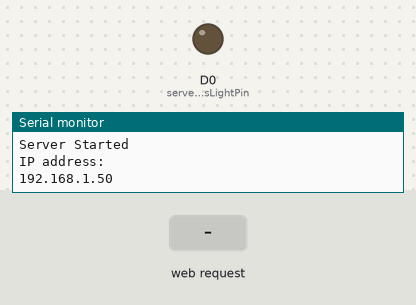
Simulated run of this program. Board: ESP8266 (NodeMCU). Shown: output pins drawn as LEDs (lit = HIGH), the last lines printed to the serial monitor. Inputs (shaded band) come from the test bench. WiFi joins after 1.5 s; servers stay silent unless stated; a WiFi scan finds three made-up networks.

Above: at 15.2 s.
15.3 s: HTTP request GET / received
At 16.76 s:
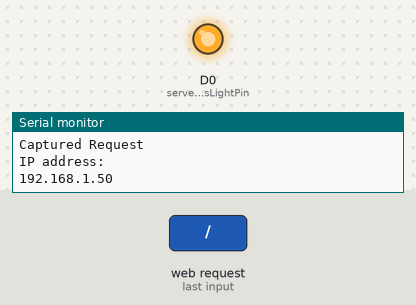
Timing chart, 0 to 23.6 s (numbered marks = the images above; inputs shaded):
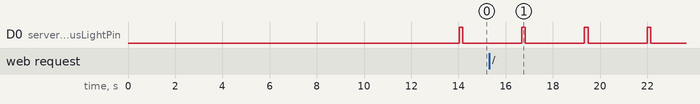

The program:

main.cpp
```cpp
#include <ESP8266WiFi.h>
#include <WiFiClient.h>
#include <ArduinoJson.h>

#include "api/ServerController.h"


// I2C Serial Communication


// Wifi configuration
const String SSID = "wow";
const String password = "helloworld";


// Light configuration
const int serverStatusLightPin = D0;


void printBanner() {
    Serial.println("  _  _            _         __  __    ___   _   _     __  __               _\n"
                   " | \\| |  ___   __| |  ___  |  \\/  |  / __| | | | |   |  \\/  |  __ _   ___ | |_   ___   _ _\n"
                   " | .` | / _ \\ / _` | / -_) | |\\/| | | (__  | |_| |   | |\\/| | / _` | (_-< |  _| / -_) | '_|\n"
                   " |_|\\_| \\___/ \\__,_| \\___| |_|  |_|  \\___|  \\___/    |_|  |_| \\__,_| /__/  \\__| \\___| |_|\n"
                   );
}


void setup() {
    Serial.begin(9600);

    delay(5000);
    Serial.println("\n");
    printBanner();

    WiFi.mode(WIFI_STA);
    WiFi.disconnect();
    delay(100);
    Serial.print("Scan start ... ");
    int n = WiFi.scanNetworks();
    Serial.print(n);
    Serial.println(" network(s) found");
    for (int i = 0; i < n; i++)
    {
        Serial.println(WiFi.SSID(i));
    }
    Serial.println();

    delay(5000);

    Serial.println("Connecting to .. ");
    Serial.println(SSID);

    WiFi.mode(WIFI_STA);
    WiFi.begin(SSID, password);
    delay(500);
    while (WiFi.status() != WL_CONNECTED) {
        delay(500);
        Serial.printf("Waiting status: %u\n", WiFi.status());
    }
    Serial.println("");
    Serial.println("Wifi Connected");
    Serial.println("IP Address..");
    Serial.println(WiFi.localIP());

    ServerController::init();
    pinMode(serverStatusLightPin, OUTPUT);
}

void loop() {
    Serial.println("IP address: ");
    Serial.println(WiFi.localIP());
    for (int i = 0; i < 5; ++i) {
        digitalWrite(serverStatusLightPin, 1);
        delay(30);
        digitalWrite(serverStatusLightPin, 0);
    }
    delay(2500);
}
```

ServerController.cpp
```cpp
//
// Created by Ryednap(Ujjwal) on 05/04/22.
//

#include <SoftwareSerial.h>
#include "ServerController.h"

const int PORT = 80;
AsyncWebServer server(80);
SoftwareSerial arduinoSlave(D9, D10);

void ServerController::init() {
    Serial.println("Connecting to Arduino");
    arduinoSlave.begin(9600);
    Serial.println(&"Arduino Serial Status: " [ arduinoSlave.available()]);
    Serial.println("Starting server... on port 80....");

    server.on("/", HTTP_GET, [](AsyncWebServerRequest * req) {
        Serial.println("Captured Request");
        AsyncWebServerResponse * res = req->beginResponse(200, "text/html", defaultMessage);
        req->send(res);
    });
    server.on("/iotController/medicine", HTTP_POST, [](AsyncWebServerRequest * req) {}, nullptr, serverPostRequest);

    server.begin();
    Serial.println("Server Started");
}

void ServerController::serverPostRequest(AsyncWebServerRequest * request, uint8_t *data, size_t len, size_t index, size_t total) {
    String transfer_message = String((char * )data);
    int statusCode = 400; // default error status code
    String responseMessage = "HTTP Payload is not JSON object";
    if (deserialize(transfer_message)) {
        statusCode = 200;
        responseMessage = "Message Committed Successfully";
    }
    Serial.println(transfer_message);
    Serial.println(&"\nAvailability " [ arduinoSlave.available()]);
    arduinoSlave.println(transfer_message);
    request->send(request->beginResponse(statusCode, "text/plan", responseMessage));

}

bool ServerController::deserialize(const char * json) {
    DynamicJsonBuffer buffer;
    return deserialize(buffer.parseObject(json));
}

bool ServerController::deserialize(const String & json) {
    return deserialize(json.c_str());
}

bool ServerController::deserialize(JsonObject & root) {
    return root.success();
}
```

ServerController.h
```cpp
//
// Created by Ryednap(Ujjwal) on 05/04/22.
//

#ifndef NODEMCU1_0_SERVERCONTROLLER_H
#define NODEMCU1_0_SERVERCONTROLLER_H

#include <ESP8266WiFi.h>
#include <ESPAsyncTCP.h>
#include <ESPAsyncWebServer.h>
#include <ArduinoJson.h>


class ServerController {
private:
    inline static const String defaultMessage = "<html>"
                                   "<body>"
                                   "<h1 style='color:blue;'"
                                   "Hello World from NodeMCU </h1>"
                                   "<h3 style='color:red;'> Author : Ryednap(Ujjwal Pandey) </h3>"
                                   "</body></html";
private:
    static bool deserialize(const String &);
    static bool deserialize(const char *);
    static bool deserialize(JsonObject &);
public:
    static void init() ;
    static void serverPostRequest(AsyncWebServerRequest *,  uint8_t*, size_t, size_t, size_t);
};


#endif //NODEMCU1_0_SERVERCONTROLLER_H
```

Measured:
- by itself, D0 (serverStatusLightPin): alternates HIGH for 0.15 s and LOW for 2.5 s
